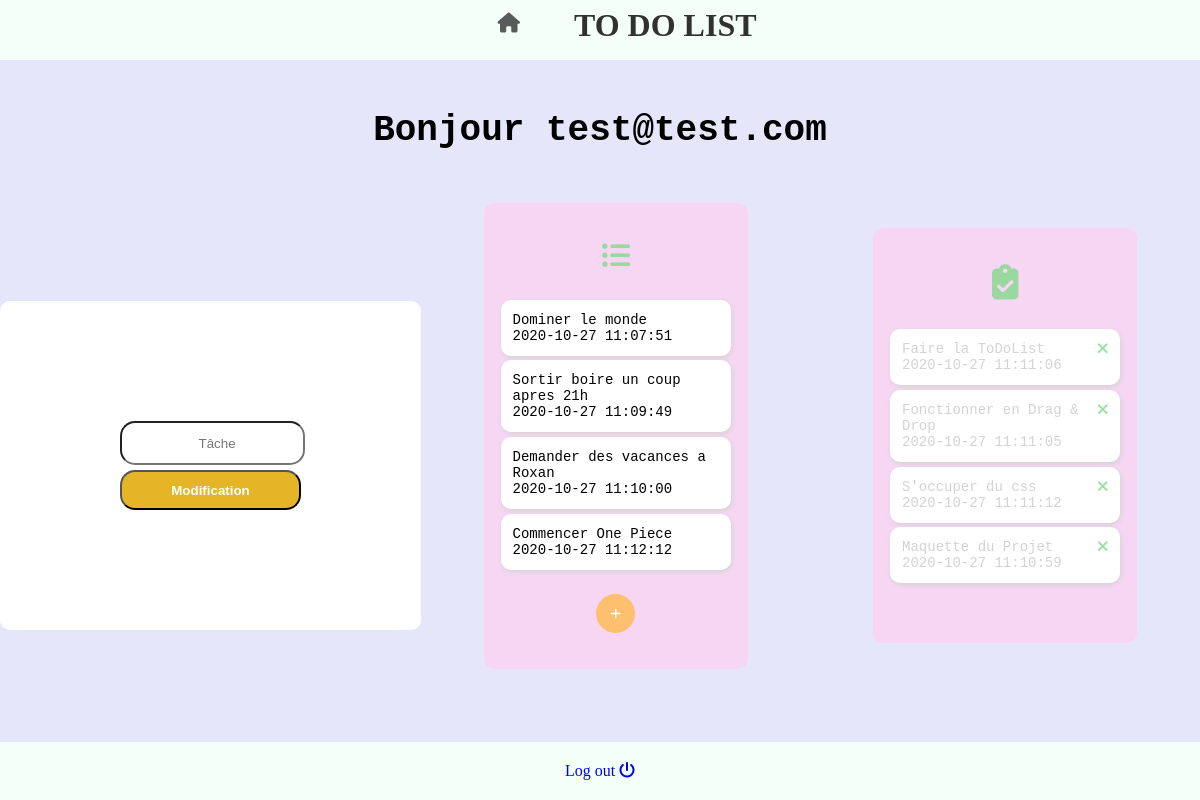
The app's page /todolist.php (signed in) with its own data.
### tables this page shows
CREATE TABLE `user` (
  `id` int(11) NOT NULL,
  `login` varchar(255) NOT NULL,
  `password` varchar(255) NOT NULL
);

CREATE TABLE `tasks` (
  `id` int(11) NOT NULL,
  `name` varchar(255) NOT NULL,
  `description` text,
  `finish` tinyint(4) NOT NULL DEFAULT '0',
  `date_finish` datetime DEFAULT NULL,
  `date_creation` datetime NOT NULL
);

### class/user.php (called while the page is built, shortened)
<?php
class User {
  private $id;
  private $login;
  private $db;
  public function __construct($db, $id) {
    $this->db = $db;
    $requete = $this->db->prepare("SELECT * FROM user WHERE id = ?");
    $requete->execute([$id]);
    $data = $requete->fetch();
    $this->id = $data["id"];
    $this->login = $data["login"];
  }
  public function getPseudo() {
    return $this->login;
  }
  public function lister_taches_en_cours() {
    $requete = $this->db->prepare("SELECT * FROM tasks WHERE id
      IN (SELECT task_id FROM jonction WHERE user_id = ?) AND finish = 0");
    $requete->execute([$this->id]);
    return $requete->fetchAll();
  }
  public function lister_taches_finies() {
    $requete = $this->db->prepare("SELECT * FROM tasks WHERE id
      IN (SELECT task_id FROM jonction WHERE user_id = ?) AND finish = 1");
    $requete->execute([$this->id]);
    return $requete->fetchAll();
  }
}
?>

### todolist.php (the view, shortened to what this page needs)
<?php
require_once('includes/database.php');
require_once('class/user.php');
if(isset($_SESSION["id"])) {
    $id = $_SESSION["id"];
    $user = new User($db, $id);
  } else {
    header("Location:index.php");
  }
?>
<!DOCTYPE html>
<html lang="fr">
<head>
    <link rel="stylesheet" href="https://cdnjs.cloudflare.com/ajax/libs/jquery-modal/0.9.1/jquery.modal.min.css" />
    <link rel="stylesheet" href="css/style.css">
</head>
<body>
  <header>
    <div class="navbar">
      <div class="home">
        <a href="index.php"> <i class="fas fa-home"></i> </a>
      </div>
     <h1>TO DO LIST</h1>
    </div>
  </header>
  <main class="contain">
      <div class="intro">
            <h2 class="bonjour">
                Bonjour <?= $user->getPseudo(); ?>
            </h2>
      </div>
      <div class="autre">
      <div id = "form_modif" class="modal">
        <form>
          <p>
            <input id="name_task_modif" type="text" placeholder="Tâche">
          </p>
          <p>
            <button type="submit">Modification</button>
          </p>
        </form>
      </div>
    <div class="container" id="container_todo">
      <h1> <i class="fas fa-list-ul"></i> </h1>
      <ul id="todo_list">
        <?php
          $tableau_taches = $user->lister_taches_en_cours();
          foreach ($tableau_taches as $key => $value) {
             ?>
            <li id='<?php echo $value['id']; ?>'>
              <p class="name_task"><?php echo $value['name']; ?></p>
              <p class="date_task"><?php echo $value['date_creation']; ?></p>
            </li>
          <?php }
        ?>
      </ul>
      <button type="button" name="button" id="add_btn_task">
        <i class="fas fa-plus"></i>
      </button>
    </div>
    <div class="container" id="container_done">
      <h1> <i class="fas fa-clipboard-check"></i> </h1>
      <ul id="done_list">
        <?php
          $tableau_taches = $user->lister_taches_finies();
          foreach ($tableau_taches as $key => $value) {
             ?>
            <li id='<?php echo $value['id']; ?>' class = "tache_finie">
              <div>
                <p class="name_task"><?php echo $value['name']; ?></p>
                <p class="date_task"><?php echo $value['date_finish']; ?></p>
              </div>
              <div>
                <p><i class="fas fa-times"></i></p>
              </div>
            </li>
          <?php } ?>
      </ul>
    </div>
  </main>
  <footer class="deconnexion">
        <a href="logout.php">Log out <i class="fas fa-power-off"></i> </a>
      </footer>
</body>
</html>

### css/style.css (style rules this page uses)
* { margin: 0; padding: 0; text-decoration: none; list-style-type: none; }
html { height: 100%; }
body { min-height: 100%; background-color: lavender; margin: 0; padding: 0; position: relative; }
main { display: flex; flex-direction: row; justify-content: space-around; font-family: 'Inconsolata', monospace; }
header { height: 60px; background-color: mintcream; color: black; display: flex; flex-direction: column; margin-bottom: 50px; }
header div { line-height: 50px; display: flex; padding-left: 5%; padding-right: 5%; opacity: 0.8; justify-content: center; }
header a { color: black; text-decoration: none; }
header i { font-size: 20px; }
footer { display: flex; flex-direction: column; background-color: mintcream; margin-top: 25px; padding: 20px; position: absolute; bottom: 0; left: 0; right: 0; text-align: center; }
.contain { display: flex; flex-direction: column; }
.intro { text-align: center; font-size: 1.5em; }
.autre { display: flex; flex-direction: row; margin-top: 30px; }
.container { text-align: center; background-color: rgba(255, 209, 243, 0.7); border-radius: 10px; width: 20%; margin: auto; padding: 3% 1% 3% 1%; min-height: 200px; }
.container i { color: rgba(129, 218, 137, 0.8); font-size: 90%; }
#todo_list { margin-top: 10%; margin-bottom: 10%; }
#todo_list li { font-size: 14px; text-align: left; background-color: white; margin: 2%; border-radius: 10px; padding: 5%; box-shadow: 1px 2px 5px lightgrey; cursor: pointer; }
#add_btn_task { border: none; padding: 5% 6% 5% 6%; border-radius: 50%; background-color: rgba(255, 190, 97, 0.9); }
#add_btn_task i { color: white; }
::placeholder { padding-left: 5%; }
#container_done i { font-size: 110%; }
#done_list { margin-top: 10%; margin-bottom: 10%; }
#done_list li { font-size: 14px; text-align: left; background-color: white; margin: 2%; border-radius: 10px; padding: 5%; box-shadow: 1px 2px 5px lightgrey; cursor: pointer; display: flex; justify-content: space-between; flex-direction: row; color: lightgrey; }
#form_modif { background-color: white; padding: 10%; border-radius: 10px; margin-bottom: 5%; margin-top: 10% }
#form_modif #name_task_modif { border-radius: 15px; margin-bottom: 3%; width: 100%; height: 5vh; text-align: center; align-self: center; }
#form_modif p button { width: 100%; height: 5vh; padding-left: 2%; padding-right: 2%; border-radius: 15px; text-align: center; background-color: #E5B527; color: white; font-weight: bold; }

### records on screen
user: login "test@test.com"
tasks: name "Dominer le monde", date_creation "2020-10-27 11:07:51"
tasks: name "Sortir boire un coup apres 21h", date_creation "2020-10-27 11:09:49"
tasks: name "Demander des vacances a Roxan", date_creation "2020-10-27 11:10:00"
tasks: name "Commencer One Piece", date_creation "2020-10-27 11:12:12"
tasks: name "Faire la ToDoList", date_finish "2020-10-27 11:11:06"
tasks: name "Fonctionner en Drag & Drop", date_finish "2020-10-27 11:11:05"
tasks: name "S'occuper du css", date_finish "2020-10-27 11:11:12"
tasks: name "Maquette du Projet", date_finish "2020-10-27 11:10:59"
